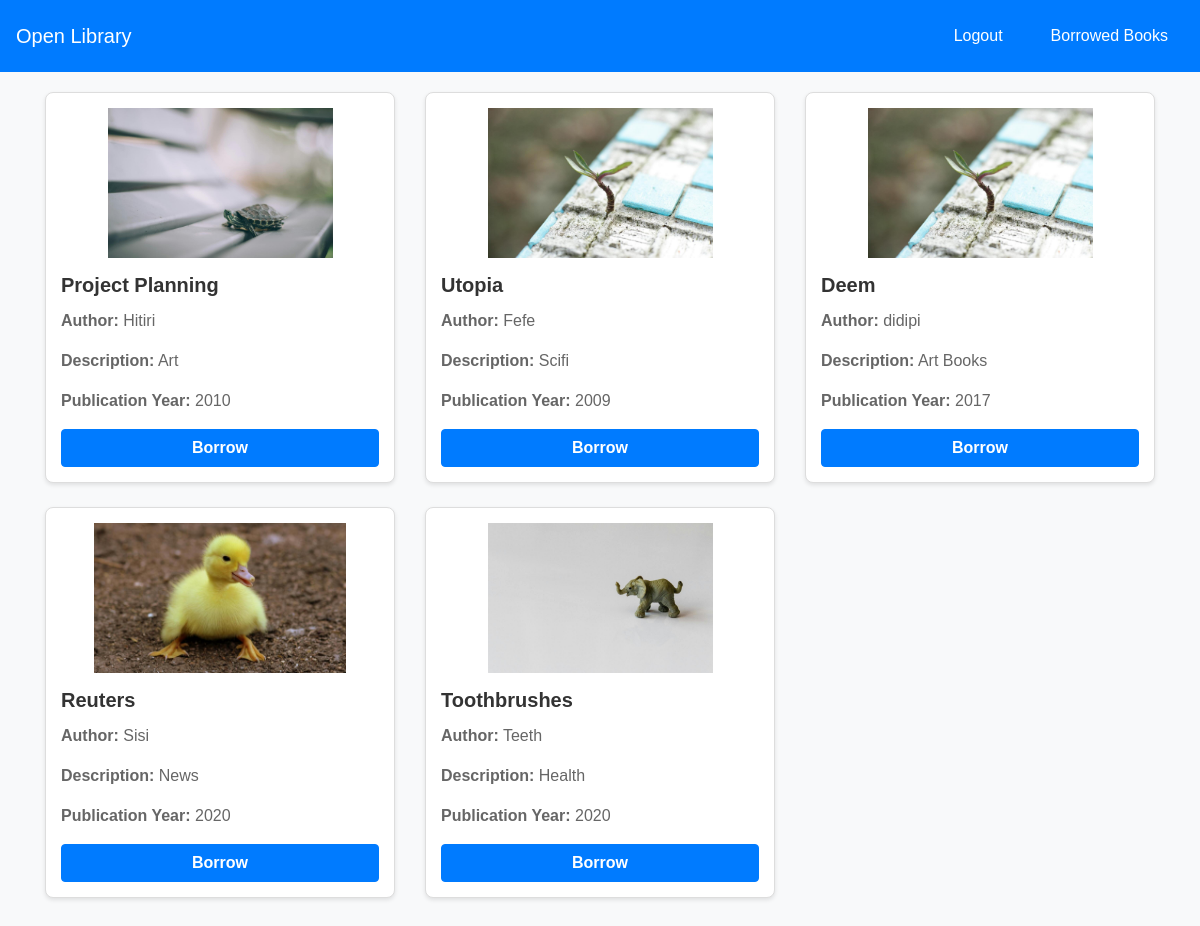
Page /view_books (signed in) on the committed database.
### models.py (models this page shows, shortened)
class Book(db.Model):
    id = db.Column(db.Integer, primary_key=True)
    picture = db.Column(db.String(120), nullable=True)
    title = db.Column(db.String(150), nullable=False)
    author = db.Column(db.String(100), nullable=False)
    isbn = db.Column(db.String(20), unique=True, nullable=False)
    genre = db.Column(db.String(50), nullable=True)
    description = db.Column(db.String(50), nullable=False)
    publication_year = db.Column(db.Integer)
    available_quantity = db.Column(db.Integer, default=1)
    total_quantity = db.Column(db.Integer, default=1)
    shelf = db.Column(db.String(100), nullable=False)

### app.py (the view)
@app.route('/view_books')
def view_books():
    books = Book.query.all()  # Query to fetch all books
    if 'member_id' not in session:
        flash('Please log in to access this page.', 'warning')
        return redirect(url_for('mlogin'))
    return render_template('view_books.html', books=books)

### templates/view_books.html (shortened to what this page needs)
<!DOCTYPE html>
<html lang="en">
<head>
    <link href="https://stackpath.bootstrapcdn.com/bootstrap/4.5.2/css/bootstrap.min.css" rel="stylesheet">
</head>
<body>
    <nav class="navbar navbar-expand-lg navbar-light bg-light w-100">
        <a class="navbar-brand" href="#">Open Library</a>
        <div class="collapse navbar-collapse" id="navbarNav">
            <div class="ml-auto d-flex">
                <a class="nav-link mr-3" href="{{ url_for('mlogout') }}">Logout</a>
                <a class="nav-link" href="{{ url_for('member_loans', member_id=session['member_id']) }}">Borrowed Books</a>
            </div>
        </div>
    </nav>
    <div class="container">
        {% if books %}
        <div class="row">
            {% for book in books %}
            <div class="col-md-4 mb-4">
                <div class="card h-100">
                    <div class="card-body">
                        {% if book.picture %}
                        <img src="{{ url_for('static', filename='uploads/' + book.picture) }}" alt="{{ book.title }}" class="img-fluid">
                        {% else %}
                        <p>No image available</p>
                        {% endif %}
                        <h5 class="card-title">{{ book.title }}</h5>
                        <p class="card-text"><strong>Author:</strong> {{ book.author }}</p>
                        <p class="card-text"><strong>Description:</strong> {{ book.description }}</p>
                        <p class="card-text"><strong>Publication Year:</strong> {{ book.publication_year }}</p>
                        {% if book.available_quantity > 0 %}
                        <form id="borrow-form" action="{{ url_for('borrow_book', book_id=book.id) }}" method="POST">
                            <button type="submit" class="btn btn-primary">Borrow</button>
                        </form>
                        {% else %}
                        <span class="text-danger">Not Available</span>
                        {% endif %}
                    </div>
                </div>
            </div>
            {% endfor %}
        </div>
        {% else %}
        <p class="no-books">No books available at the moment.</p>
        {% endif %}
    </div>
</body>
</html>

### templates/view_books.html (style rules this page uses)
body { background-color: #f8f9fa; font-family: Arial, sans-serif; }
.navbar { background-color: #007bff !important; width: 100%; padding: 1rem; margin: 0; }
.navbar-brand, .nav-link { color: #fff !important; }
.card { border: 1px solid #ddd; border-radius: 8px; overflow: hidden; box-shadow: 0 2px 4px rgba(0, 0, 0, 0.1); transition: transform 0.2s; }
.card-body { padding: 15px; }
.card-title { font-size: 1.25rem; font-weight: bold; color: #333; }
.card-text { color: #666; }
.btn-primary { background-color: #007bff; border-color: #007bff; width: 100%; font-size: 16px; font-weight: bold; }
.container { margin-top: 20px; }
.row { margin-bottom: 30px; }
img { display: block; margin: 0 auto 15px; max-height: 150px; object-fit: cover; }

### rows in the picture
Book: picture (picture), title "Project Planning", author "Hitiri", description "Art", publication_year "2010"
Book: picture (picture), title "Utopia", author "Fefe", description "Scifi", publication_year "2009"
Book: picture (picture), title "Deem", author "didipi", description "Art Books", publication_year "2017"
Book: picture (picture), title "Reuters", author "Sisi", description "News", publication_year "2020"
Book: picture (picture), title "Toothbrushes", author "Teeth", description "Health", publication_year "2020"
